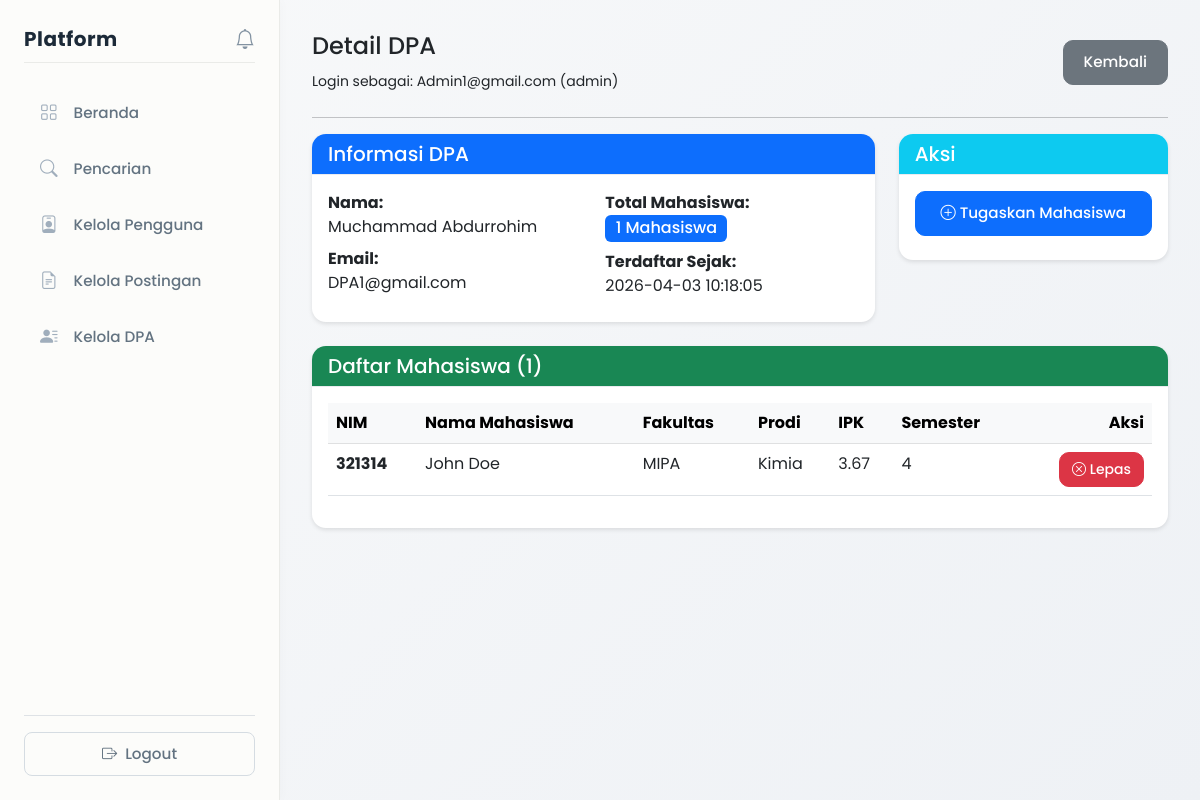
/views/admin/dpa_detail.php?id=2 (signed in), run on the app's committed database.
### tables this page shows
CREATE TABLE `dpa` (
  `id` int NOT NULL,
  `user_id` int NOT NULL,
  `nama` varchar(100) DEFAULT NULL
);

CREATE TABLE `users` (
  `id` int NOT NULL,
  `email` varchar(100) NOT NULL,
  `password` varchar(255) NOT NULL,
  `role` enum('mahasiswa','mitra','admin','dpa') NOT NULL,
  `created_at` timestamp NULL DEFAULT CURRENT_TIMESTAMP,
  `status` enum('active','pending','inactive') DEFAULT 'active'
);

CREATE TABLE `mahasiswa` (
  `id` int NOT NULL,
  `user_id` int NOT NULL,
  `nim` varchar(20) DEFAULT NULL,
  `nama` varchar(100) DEFAULT NULL,
  `fakultas` varchar(100) DEFAULT NULL,
  `prodi` varchar(100) DEFAULT NULL,
  `angkatan` year DEFAULT NULL,
  `semester` int DEFAULT NULL,
  `ipk` decimal(3,2) DEFAULT NULL,
  `dpa_id` int DEFAULT NULL
);

### views/admin/dpa_detail.php (the view, shortened to what this page needs)
<?php
include __DIR__ . '/../../config/database.php';
$dpa_id = (int)$_GET['id'];
$dpa_query = "SELECT d.*, u.email, u.created_at as user_created_at
              FROM dpa d
              JOIN users u ON d.user_id = u.id
              WHERE d.id = ?";
$dpa_stmt = mysqli_prepare($conn, $dpa_query);
mysqli_stmt_bind_param($dpa_stmt, 'i', $dpa_id);
mysqli_stmt_execute($dpa_stmt);
$dpa_result = mysqli_stmt_get_result($dpa_stmt);
$dpa = mysqli_fetch_assoc($dpa_result);
$mahasiswa_query = "SELECT m.*, u.email as mahasiswa_email
                    FROM mahasiswa m
                    JOIN users u ON m.user_id = u.id
                    WHERE m.dpa_id = ?
                    ORDER BY m.nama ASC";
$mahasiswa_stmt = mysqli_prepare($conn, $mahasiswa_query);
mysqli_stmt_bind_param($mahasiswa_stmt, 'i', $dpa_id);
mysqli_stmt_execute($mahasiswa_stmt);
$mahasiswa_result = mysqli_stmt_get_result($mahasiswa_stmt);
$mahasiswa_list = [];
while ($row = mysqli_fetch_assoc($mahasiswa_result)) {
    $mahasiswa_list[] = $row;
}
$total_mahasiswa = count($mahasiswa_list);
?>
<!DOCTYPE html>
<html>
<head>
    <link href="https://cdn.jsdelivr.net/npm/bootstrap@5.3.0/dist/css/bootstrap.min.css" rel="stylesheet">
    <link rel="stylesheet" href="https://cdn.jsdelivr.net/npm/bootstrap-icons@1.11.0/font/bootstrap-icons.css">
    <link rel="stylesheet" href="../../assets/css/global.css">
    <link rel="stylesheet" href="../../assets/css/layout.css">
    <link rel="stylesheet" href="../../assets/css/admin.css">
</head>
<body>
<div class="d-flex">
    <?php include __DIR__ . '/../layouts/sidebar.php'; ?>
    <div class="content">
        <div class="d-flex justify-content-between align-items-center mb-4">
            <div>
                <h4>Detail DPA</h4>
                <small>
                    Login sebagai: <?php echo htmlspecialchars($_SESSION['email']); ?> (admin)
                </small>
            </div>
            <a href="<?= BASE_URL ?>/views/admin/assign.php" class="btn btn-secondary">Kembali</a>
        </div>
        <hr>
        <div class="row mb-4">
            <div class="col-md-8">
                <div class="card">
                    <div class="card-header bg-primary text-white">
                        <h5 class="mb-0">Informasi DPA</h5>
                    </div>
                    <div class="card-body">
                        <div class="row">
                            <div class="col-md-6">
                                <p class="mb-2">
                                    <strong>Nama:</strong><br>
                                    <?php echo htmlspecialchars($dpa['nama'] ?? 'N/A'); ?>
                                </p>
                                <p class="mb-2">
                                    <strong>Email:</strong><br>
                                    <?php echo htmlspecialchars($dpa['email']); ?>
                                </p>
                            </div>
                            <div class="col-md-6">
                                <p class="mb-2">
                                    <strong>Total Mahasiswa:</strong><br>
                                    <span class="badge bg-primary fs-6"><?php echo $total_mahasiswa; ?> Mahasiswa</span>
                                </p>
                                <p class="mb-2">
                                    <strong>Terdaftar Sejak:</strong><br>
                                    <?php echo $dpa['user_created_at']; ?>
                                </p>
                            </div>
                        </div>
                    </div>
                </div>
            </div>
            <div class="col-md-4">
                <div class="card">
                    <div class="card-header bg-info text-white">
                        <h5 class="mb-0">Aksi</h5>
                    </div>
                    <div class="card-body">
                        <a href="<?= BASE_URL ?>/views/admin/assign_mahasiswa.php?dpa_id=<?php echo $dpa['id']; ?>"
                           class="btn btn-primary w-100 mb-2">
                            <i class="bi bi-plus-circle"></i> Tugaskan Mahasiswa
                        </a>
                    </div>
                </div>
            </div>
        </div>
        <div class="card">
            <div class="card-header bg-success text-white">
                <h5 class="mb-0">Daftar Mahasiswa (<?php echo $total_mahasiswa; ?>)</h5>
            </div>
            <div class="card-body">
                <?php if (empty($mahasiswa_list)): ?>
                    <div class="alert alert-info mb-0">
                        Belum ada mahasiswa yang ditugaskan ke DPA ini.
                    </div>
                <?php else: ?>
                    <div class="table-responsive">
                        <table class="table table-hover">
                            <thead class="table-light">
                                <tr>
                                    <th>NIM</th>
                                    <th>Nama Mahasiswa</th>
                                    <th>Fakultas</th>
                                    <th>Prodi</th>
                                    <th>IPK</th>
                                    <th>Semester</th>
                                    <th class="text-end">Aksi</th>
                                </tr>
                            </thead>
                            <tbody>
                                <?php foreach ($mahasiswa_list as $mahasiswa): ?>
                                    <tr>
                                        <td>
                                            <strong><?php echo htmlspecialchars($mahasiswa['nim'] ?? 'N/A'); ?></strong>
                                        </td>
                                        <td>
                                            <?php echo htmlspecialchars($mahasiswa['nama']); ?>
                                        </td>
                                        <td>
                                            <?php echo htmlspecialchars($mahasiswa['fakultas'] ?? 'N/A'); ?>
                                        </td>
                                        <td>
                                            <?php echo htmlspecialchars($mahasiswa['prodi'] ?? 'N/A'); ?>
                                        </td>
                                        <td>
                                            <?php echo htmlspecialchars($mahasiswa['ipk'] ?? 'N/A'); ?>
                                        </td>
                                        <td>
                                            <?php echo $mahasiswa['semester'] ?? 'N/A'; ?>
                                        </td>
                                        <td class="text-end">
                                            <button type="button"
                                                    class="btn btn-danger btn-sm"
                                                    onclick="unassignMahasiswa(<?php echo $mahasiswa['id']; ?>, '<?php echo htmlspecialchars(addslashes($mahasiswa['nama'])); ?>', '<?php echo htmlspecialchars(addslashes($dpa['nama'])); ?>')">
                                                <i class="bi bi-x-circle"></i> Lepas
                                            </button>
                                        </td>
                                    </tr>
                                <?php endforeach; ?>
                            </tbody>
                        </table>
                    </div>
                <?php endif; ?>
            </div>
        </div>
    </div>
</div>
</body>
</html>

### assets/css/global.css (style rules this page uses)
body { font-family: 'Poppins', sans-serif; background: linear-gradient(135deg, #f8f9fa, #eef1f5); margin: 0; padding: 0; }
.card { border: none; border-radius: 14px; box-shadow: 0 2px 4px rgba(0,0,0,0.1); }
.card-header { border-bottom: 1px solid #eaebef; border-radius: 14px 14px 0 0 !important; background-color: #f8f9fa; }
.btn { border-radius: 10px; padding: 10px 20px; font-weight: 500; font-size: 0.95rem; }
.btn-sm { padding: 6px 12px; font-size: 0.875rem; }
.mb-0 { margin-bottom: 0 !important; }
.mb-2 { margin-bottom: 0.5rem !important; }
.mb-4 { margin-bottom: 1.5rem !important; }
.badge { font-size: 0.75rem; font-weight: 500; padding: 0.35em 0.65em; }

### assets/css/layout.css (style rules this page uses)
.content { margin-left: 280px; padding: 2rem; flex: 1; min-height: 100vh; }

### data on the page
dpa: nama "Muchammad Abdurrohim", user.email "DPA1@gmail.com", user.created_at "2026-04-03 10:18:05"
mahasiswa: nim "321314", nama "John Doe", fakultas "MIPA", prodi "Kimia", ipk "3.67", semester "4"

### other printed values
$_SESSION['email'] "Admin1@gmail.com"
$total_mahasiswa "1"
